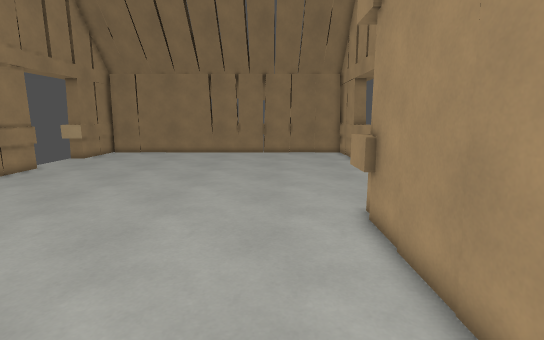
[1] (above)

12 first-person views from a walk through a 3-D level made in the Godot game engine. The camera is 1.5 m above the floor, tilts 10° down and sees 85° across. The floor is counted in squares, 0.5 m on a side. Each view is taken from the middle of a square. On the plan, view 1 faces up. The plan holds only what a view shows up to about 20 squares ahead; the rest is blank. The place goes on beyond the plan.

[2]
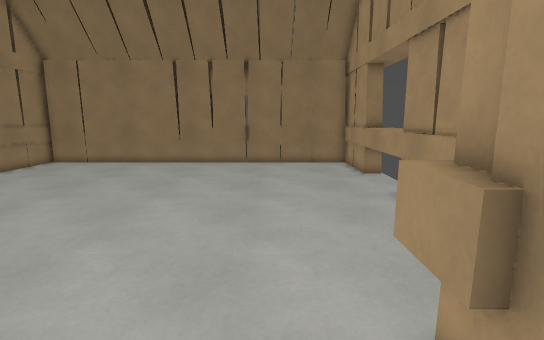

[3]
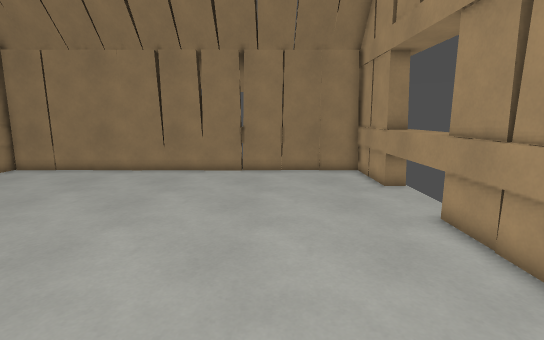

[4]
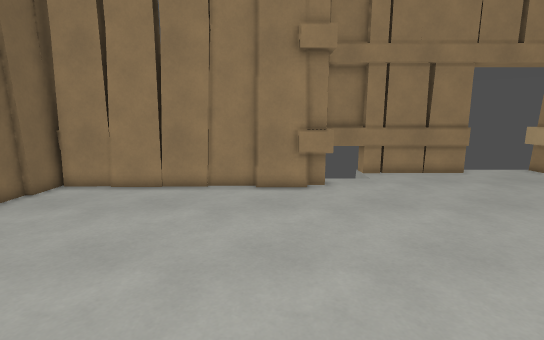

[5]
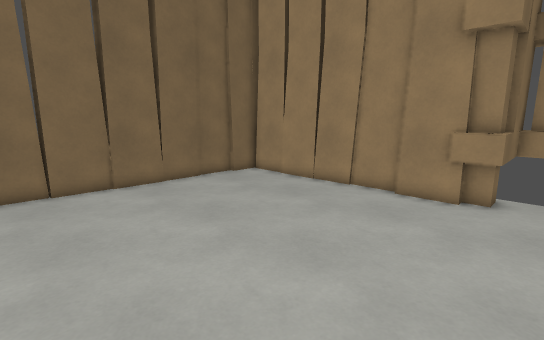

[6]
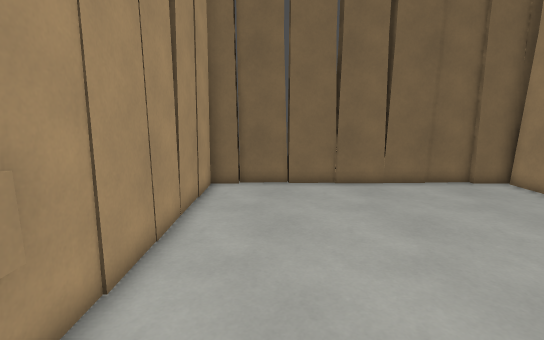

[7]
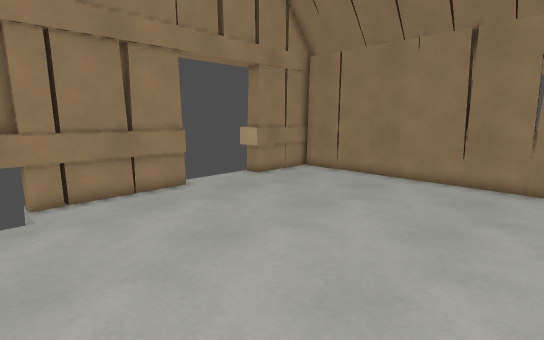

[8]
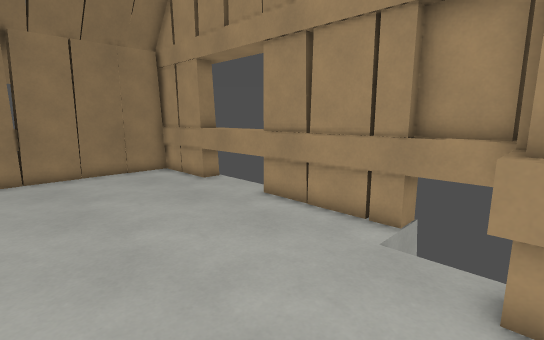

[9]
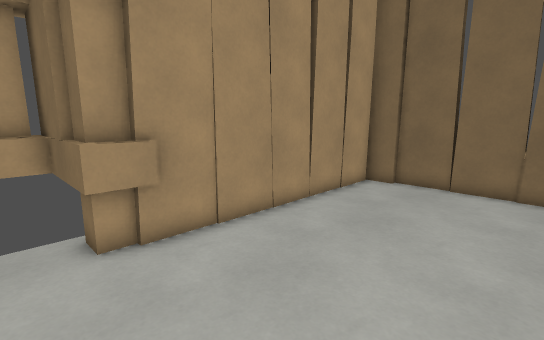

[10]
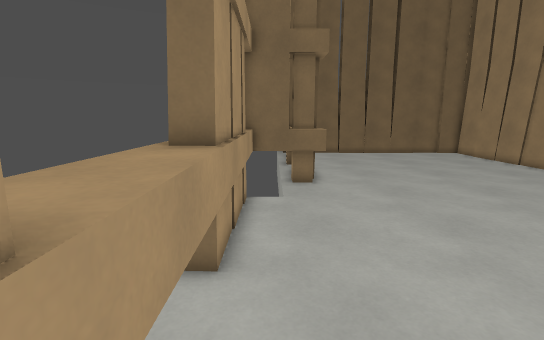

[11]
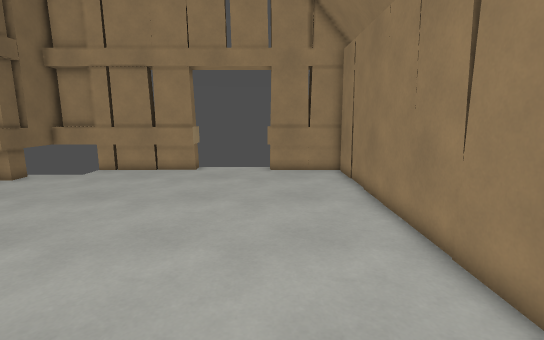

[12]
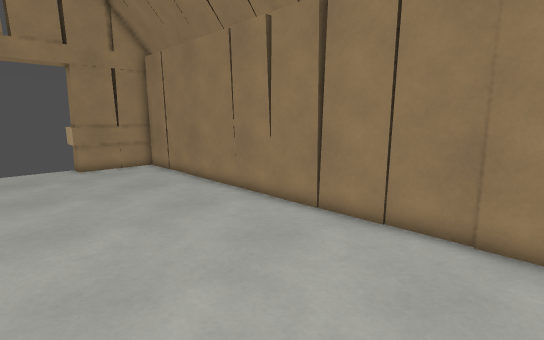

### Floor plan
Points are (right, up) in squares from view 1. A wall is a line through its corners. A room is listed if a view was taken in it or the views show most of it. See-through windows are left out.
Room 1 (views 1, 2, 3, 4, 5, 6, 7, 8, 9, 10, 11, 12)
walls: (-10.8, 8.5) (-10.8, 6.2); (2.6, 8.1) (2.6, 9.6) (5.9, 9.6) (5.9, 26.4); (3.1, 8.4) (3.1, 9.4) (4.1, 9.4); (-12.2, 9.4) (-11, 9.4) (-11, 8.5); (-11, 6.4) (-11, -2.6); (6, 13) (6, 17.5) (6.9, 17.5); (-14, 17.6) (-14, 9.6) (-10.6, 9.6) (-10.6, 8.1); (-15.4, 17.6) (-13.9, 17.6) (-13.9, 15.1); (-10.8, 2.2) (-10.8, -0.3); (-13.9, 21.8) (-15.4, 21.8); (7.1, 21.9) (5.9, 21.9); (6, 25.9) (-14, 25.9); (2.6, -2) (2.6, 0); (-13.9, 26.1) (-13.9, 21.9) (-15, 21.9); (-14.1, 26.3) (-14, 21.9); (2.9, -2.5) (2.7, 8.5); (-11.3, -2.5) (-9.3, -2.5); (-11.5, -2.7) (3, -2.6)
low walls: (1.5, -2.5) (2.9, -2.5)

Where each view was taken, in squares from view 1:
view 1: 0 up, 0 right, facing up
view 2: 6 up, 1 right, facing up
view 3: 9 up, 1 right, facing up
view 4: 7 up, 2 right, facing left
view 5: 11 up, 1 right, facing down-left
view 6: 11 up, 0 right, facing down
view 7: 11 up, 2 left, facing up-left
view 8: 9 up, 2 left, facing up-right
view 9: 11 up, 4 left, facing down-right
view 10: 23 up, 5 right, facing down
view 11: 22 up, 3 right, facing left
view 12: 18 up, 5 right, facing up-left
